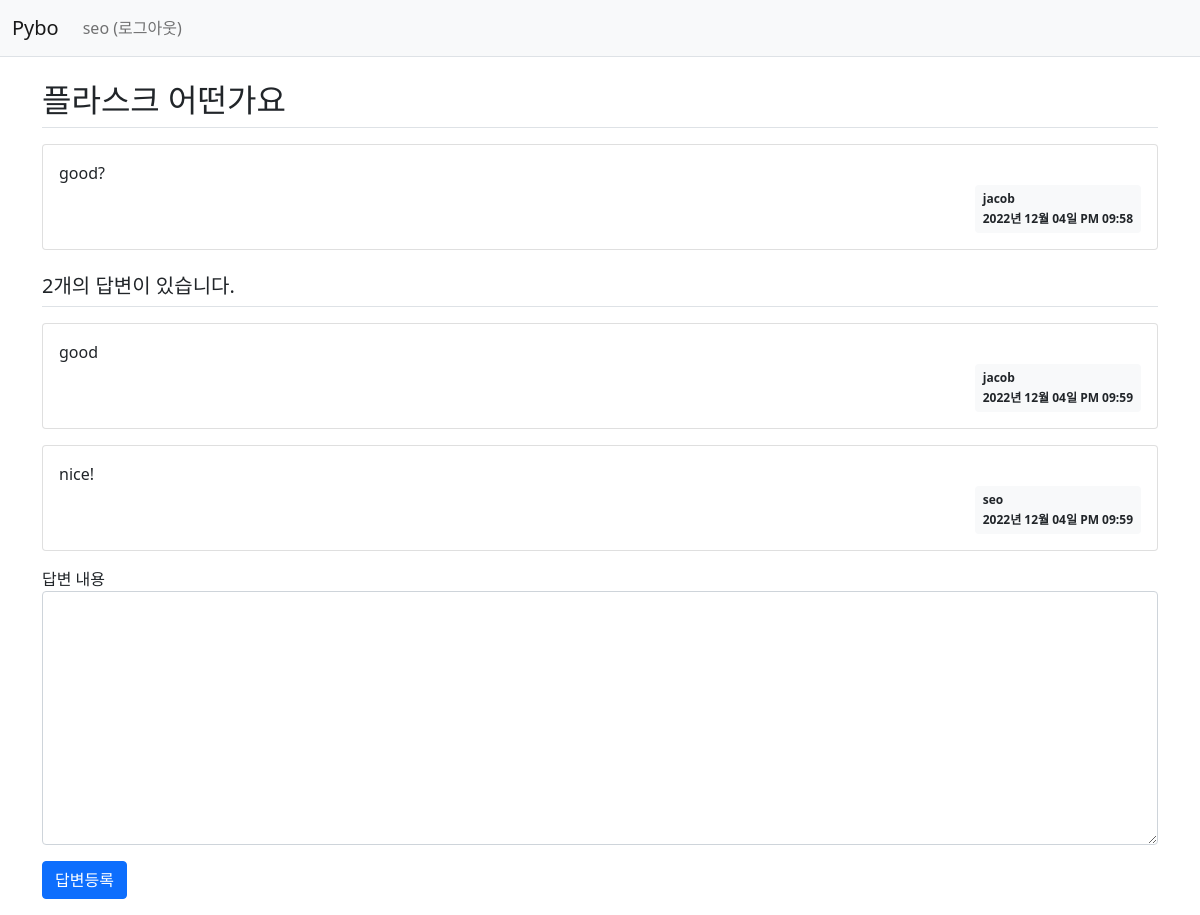
Screenshot of /question/detail/1/ (signed in) with the database file from the repository.
### pybo/models.py (models this page shows)
class User(db.Model):
    id = db.Column(db.Integer, primary_key=True)
    username = db.Column(db.String(150), unique=True, nullable=False)
    password = db.Column(db.String(200), nullable=False)
    email = db.Column(db.String(120), unique=True, nullable=False)

class Question(db.Model):
    id = db.Column(db.Integer, primary_key=True)
    subject = db.Column(db.String(200), nullable=False)
    content = db.Column(db.Text(), nullable=False)
    create_date = db.Column(db.DateTime(), nullable=False)
    user_id = db.Column(db.Integer, db.ForeignKey('user.id', ondelete='CASCADE'), nullable=False)
    user = db.relationship('User', backref=db.backref('question_set'))
    modify_date = db.Column(db.DateTime(), nullable=True)

class Answer(db.Model):
    id = db.Column(db.Integer, primary_key=True)
    question_id = db.Column(db.Integer, db.ForeignKey('question.id', ondelete='CASCADE'))
    question = db.relationship('Question', backref=db.backref('answer_set'))
    content = db.Column(db.Text(), nullable=False)
    create_date = db.Column(db.DateTime(), nullable=False)
    user_id = db.Column(db.Integer, db.ForeignKey('user.id', ondelete='CASCADE'), nullable=False)
    user = db.relationship('User', backref=db.backref('answer_set'))
    modify_date = db.Column(db.DateTime(), nullable=True)

### pybo/views/question_views.py (the view)
@bp.route('/detail/<int:question_id>/')
def detail(question_id):
    form = AnswerForm()
    question = Question.query.get_or_404(question_id)
    return render_template('question/question_detail.html', question=question, form=form)

### pybo/forms.py
class AnswerForm(FlaskForm):
    content = TextAreaField('내용', validators=[DataRequired('내용은 필수입력 항목입니다.')])

### pybo/filter.py (called while the page is built)
def format_datetime(value, fmt='%Y년 %m월 %d일 %p %I:%M'):
    return value.strftime(fmt)

### pybo/views/auth_views.py (called while the page is built)
@bp.before_app_request
def load_logged_in_user():
    user_id = session.get('user_id')
    if user_id is None:
        g.user = None
    else:
        g.user = User.query.get(user_id)

### pybo/templates/question/question_detail.html (shortened to what this page needs)
{% extends 'base.html' %}
{% block content %}
<div class="container my-3">
    <h2 class="border-bottom py-2">{{ question.subject }}</h2>
    <div class="card my-3">
        <div class="card-body">
            <div class="card-text" style="white-space: pre-line;">{{ question.content }}</div>
            <div class="d-flex justify-content-end">
                <div class="badge bg-light text-dark p-2 text-start">
                    <div class="mb-2">{{ question.user.username }}</div>
                    <div>{{ question.create_date|datetime }}</div>
                </div>
            </div>
        </div>
    </div>
    <h5 class="border-bottom my-3 py-2">{{ question.answer_set|length }}개의 답변이 있습니다.</h5>
    {% for answer in question.answer_set %}
    <div class="card my-3">
        <div class="card-body">
            <div class="card-text" style="white-space: pre-line;">{{ answer.content }}</div>
            <div class="d-flex justify-content-end">
                <div class="badge bg-light text-dark p-2 text-start">
                    <div class="mb-2">{{ answer.user.username }}</div>
                    <div>{{ answer.create_date|datetime }}</div>
                </div>
            </div>
        </div>
    </div>
    {% endfor %}
    <form action="{{ url_for('answer.create', question_id=question.id) }}" method="post" class="my-3">
        <div class="mb-3">
            <label for="content">답변 내용</label>
            <textarea {% if not g.user %}disabled{% endif %} name="content" id="content" class="form-control" rows="10"></textarea>
        </div>
        <input type="submit" value="답변등록" class="btn btn-primary">
    </form>
</div>
{% endblock %}

### pybo/templates/navbar.html (shortened to what this page needs)
<nav class="navbar navbar-expand-lg navbar-light bg-light border-bottom">
    <div class="container-fluid">
        <a class="navbar-brand" href="{{ url_for('main.index') }}">Pybo</a>
        <div class="collapse navbar-collapse" id="navbarSupportedContent">
            {% if g.user %}
            <ul class="navbar-nav">
                <li class="nav-item ">
                    <a class="nav-link" href="{{ url_for('auth.logout') }}">{{ g.user.username }} (로그아웃)</a>
                </li>
            </ul>
            {% endif %}
        </div>
    </div>
</nav>

### rows the page displays
User: user.username "seo"
Question: subject "플라스크 어떤가요", content "good?", create_date "2022년 12월 04일 PM 09:58"
User: user.username "jacob"
Answer: content "good", user.username "jacob", create_date "2022년 12월 04일 PM 09:59"
Answer: content "nice!", user.username "seo", create_date "2022년 12월 04일 PM 09:59"

### other values shown
{{ question.answer_set|length }} "2"
